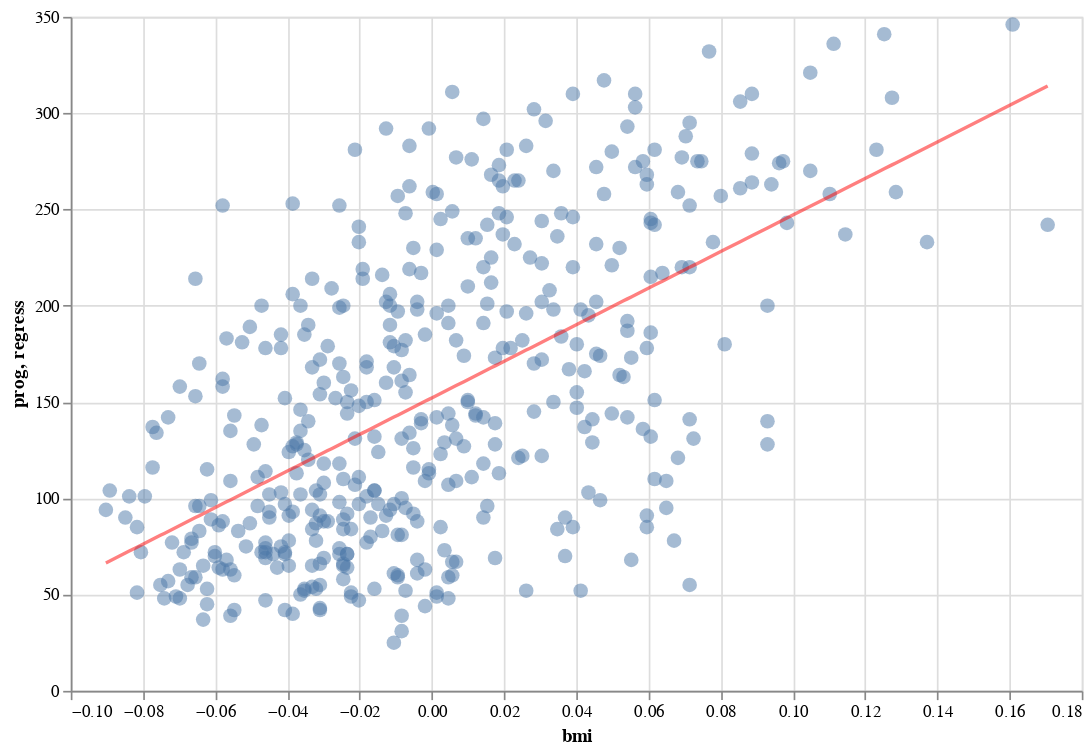

Notebook code for this chart:
### Markdown cell above
Con la feature escogida haz el siguiente gráfico:

- Scatter Plot
- Eje X: Valores de la feature escogida.
- Eje Y: Valores de la columna a predecir (target).
- En color rojo dibuja la recta correspondiente a la regresión lineal (utilizando `intercept_`y `coefs_`).
- Coloca un título adecuado, nombre de los ejes, etc.

Puedes utilizar `matplotlib` o `altair`, el que prefiera.

### Code cell
bmi = X[:, np.newaxis, 2] 
regress = linear_model.LinearRegression(fit_intercept=True)
regress.fit(bmi,y)
prog_pred = regress.predict(bmi)


bmivsprog_df = pd.concat([pd.DataFrame(diabetes_df['bmi']),diabetes_df['prog']],axis=1)
points = alt.Chart(bmivsprog_df).mark_circle(size=75, opacity=0.5).encode(
    x="bmi:Q",
    y="prog:Q"
).properties(
    width=600,
    height=400
)

reg_df = pd.concat([bmivsprog_df,pd.DataFrame({'regress':prog_pred})],axis=1)
reg_df
reg_line = alt.Chart(reg_df).mark_line(color="red", opacity=0.5).encode(
    x=alt.X("bmi:Q"),
    y=alt.Y("regress:Q")
).properties(
    width=600,
    height=400
)
points+reg_line

### Figure 1 — Vega-Lite specification as saved in the notebook (floating-point values rounded to 4 significant figures; data arrays with more than 128 entries replaced by an {"elided": "..."} marker saying what was removed)
{"$schema": "https://vega.github.io/schema/vega-lite/v3.4.0.json", "config": {"background": "white", "mark": {"tooltip": null}, "view": {"height": 300, "width": 400}}, "datasets": {"data-2efe235ca86930d870ae57f8648c4055": {"elided": "442 records"}, "data-4412326ddbb2144179f23e22e6396fd8": {"elided": "442 records"}}, "layer": [{"data": {"name": "data-2efe235ca86930d870ae57f8648c4055"}, "encoding": {"x": {"field": "bmi", "type": "quantitative"}, "y": {"field": "prog", "type": "quantitative"}}, "height": 400, "mark": {"opacity": 0.5, "size": 75, "type": "circle"}, "width": 600}, {"data": {"name": "data-4412326ddbb2144179f23e22e6396fd8"}, "encoding": {"x": {"field": "bmi", "type": "quantitative"}, "y": {"field": "regress", "type": "quantitative"}}, "height": 400, "mark": {"color": "red", "opacity": 0.5, "type": "line"}, "width": 600}]}
